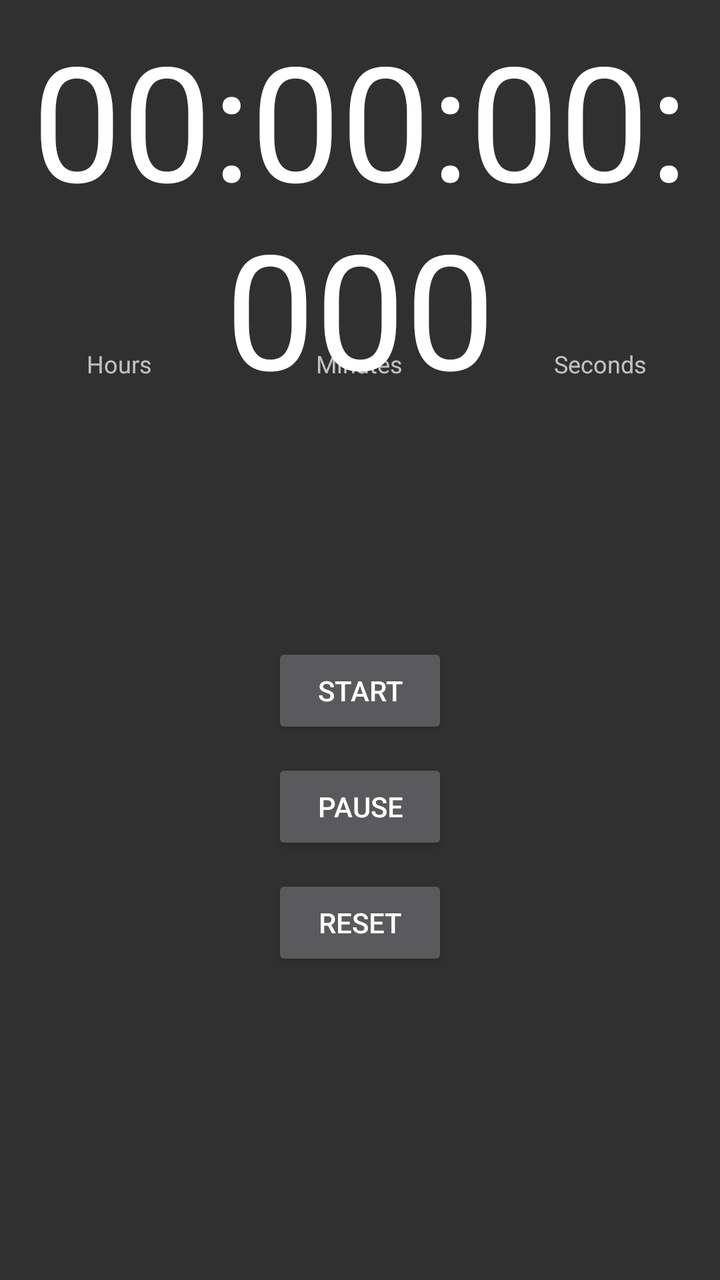
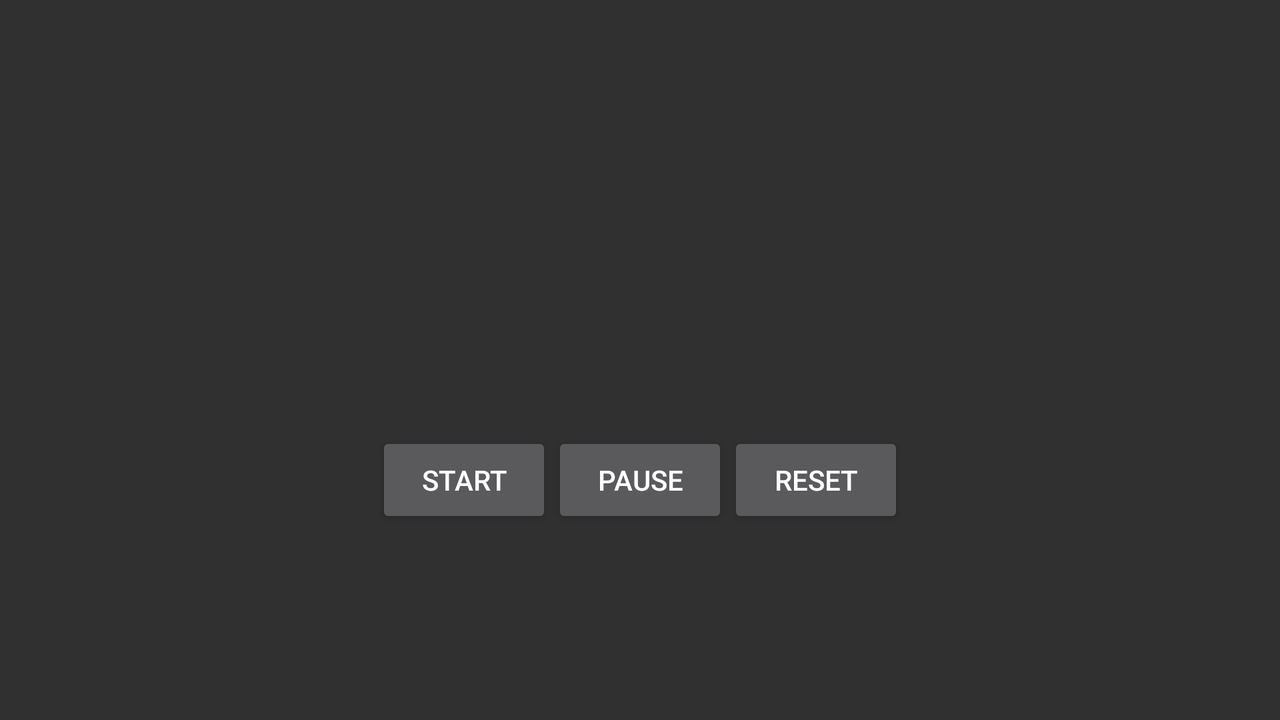

Two renders of one Android screen. The first uses the default layout on a phone; the second uses the alternative layout the repository ships for a different screen configuration, on a matching device. The two XML files are below.
<!-- AndroidManifest.xml: application theme AppTheme -->
<!-- res/layout/activity_stopwatch.xml -->
<?xml version="1.0" encoding="utf-8"?>
<LinearLayout xmlns:android="http://schemas.android.com/apk/res/android"
    xmlns:tools="http://schemas.android.com/tools"
    android:id="@+id/activity_stopwatch"
    android:layout_width="match_parent"
    android:layout_height="match_parent"
    android:paddingBottom="@dimen/activity_vertical_margin"
    android:paddingLeft="@dimen/activity_horizontal_margin"
    android:paddingRight="@dimen/activity_horizontal_margin"
    android:paddingTop="@dimen/activity_vertical_margin"
    android:orientation="vertical"
    tools:context="ua.lviv.kreatech.stopwatch.StopwatchActivity">
    <TextView
        android:id="@+id/time_view"
        android:layout_width="match_parent"
        android:layout_height="0dp"
        android:gravity="center"
        android:layout_weight="1"
        android:text="@string/time"
        android:textAppearance="?android:attr/textAppearanceLarge"
        android:textSize="80sp"/>
    <LinearLayout
        android:layout_width="match_parent"
        android:layout_height="wrap_content"
        android:layout_marginTop="-40dp"
        android:orientation="horizontal"
        android:gravity="center_vertical">
        <TextView
            android:layout_width="0dp"
            android:layout_height="wrap_content"
            android:layout_weight="1"
            android:gravity="center"
            android:text="@string/hours"
            android:textSize="12sp"/>
        <TextView
            android:layout_width="0dp"
            android:layout_height="wrap_content"
            android:layout_weight="1"
            android:gravity="center"
            android:text="@string/minutes"
            android:textSize="12sp"/>
        <TextView
            android:layout_width="0dp"
            android:layout_height="wrap_content"
            android:gravity="center"
            android:layout_weight="1"
            android:text="@string/seconds"
            android:textSize="12sp"/>
    </LinearLayout>
    <LinearLayout
        android:layout_width="match_parent"
        android:layout_height="0dp"
        android:orientation="vertical"
        android:gravity="center"
        android:layout_weight="2">
        <Button
            android:id="@+id/start_button"
            android:layout_width="wrap_content"
            android:layout_height="wrap_content"
            android:onClick="onClickStart"
            android:text="@string/start"/>
        <Button
            android:id="@+id/stop_button"
            android:layout_width="wrap_content"
            android:layout_height="wrap_content"
            android:layout_marginTop="10dp"
            android:onClick="onClickStop"
            android:text="@string/stop"/>
        <Button
            android:id="@+id/reset_button"
            android:layout_width="wrap_content"
            android:layout_height="wrap_content"
            android:layout_marginTop="10dp"
            android:onClick="onClickReset"
            android:text="@string/reset"/>
    </LinearLayout>
</LinearLayout>
<!-- resources referenced by this layout -->
<resources>
  <string name="hours">Hours</string>
  <string name="minutes">Minutes</string>
  <string name="reset">Reset</string>
  <string name="seconds">Seconds</string>
  <string name="start">Start</string>
  <string name="stop">Pause</string>
  <string name="time">00:00:00:000</string>
  <!-- from res/values-v21/ -->
  <style name="AppTheme" parent="android:Theme.Material">
          
          
      </style>
</resources>
<!-- res/layout-land/activity_stopwatch.xml (the repository's variant of the layout above) -->
<!-- drawn on the phone turned sideways -->
<?xml version="1.0" encoding="utf-8"?>
<LinearLayout xmlns:android="http://schemas.android.com/apk/res/android"
    xmlns:tools="http://schemas.android.com/tools"
    android:id="@+id/activity_stopwatch"
    android:layout_width="match_parent"
    android:layout_height="match_parent"
    android:paddingBottom="@dimen/activity_vertical_margin"
    android:paddingLeft="@dimen/activity_horizontal_margin"
    android:paddingRight="@dimen/activity_horizontal_margin"
    android:paddingTop="@dimen/activity_vertical_margin"
    android:orientation="vertical"
    tools:context="ua.lviv.kreatech.stopwatch.StopwatchActivity">

    <TextView
        android:id="@+id/time_view"
        android:layout_width="match_parent"
        android:layout_height="0dp"
        android:text=""
        android:layout_weight="1"
        android:gravity="center"
        android:textAppearance="?android:attr/textAppearanceLarge"
        android:textSize="80sp"/>
    <LinearLayout
        android:orientation="horizontal"
        android:layout_width="match_parent"
        android:layout_height="0dp"
        android:layout_weight="2"
        android:layout_below="@+id/time_view"
        android:gravity="center">
        <Button
            android:id="@+id/start_button"
            android:layout_width="wrap_content"
            android:layout_height="wrap_content"
            android:onClick="onClickStart"
            android:text="@string/start" />
        <Button
            android:id="@+id/stop_button"
            android:layout_width="wrap_content"
            android:layout_height="wrap_content"
            android:onClick="onClickStop"
            android:text="@string/stop"/>
        <Button
            android:id="@+id/reset_button"
            android:layout_width="wrap_content"
            android:layout_height="wrap_content"
            android:onClick="onClickReset"
            android:text="@string/reset"/>
    </LinearLayout>
</LinearLayout>
<!-- resources referenced by the variant -->
<!-- as the phone turned sideways resolves them -->
<resources>
  <string name="reset">Reset</string>
  <string name="start">Start</string>
  <string name="stop">Pause</string>
  <!-- from res/values-v21/ -->
  <style name="AppTheme" parent="android:Theme.Material">
          
          
      </style>
</resources>
